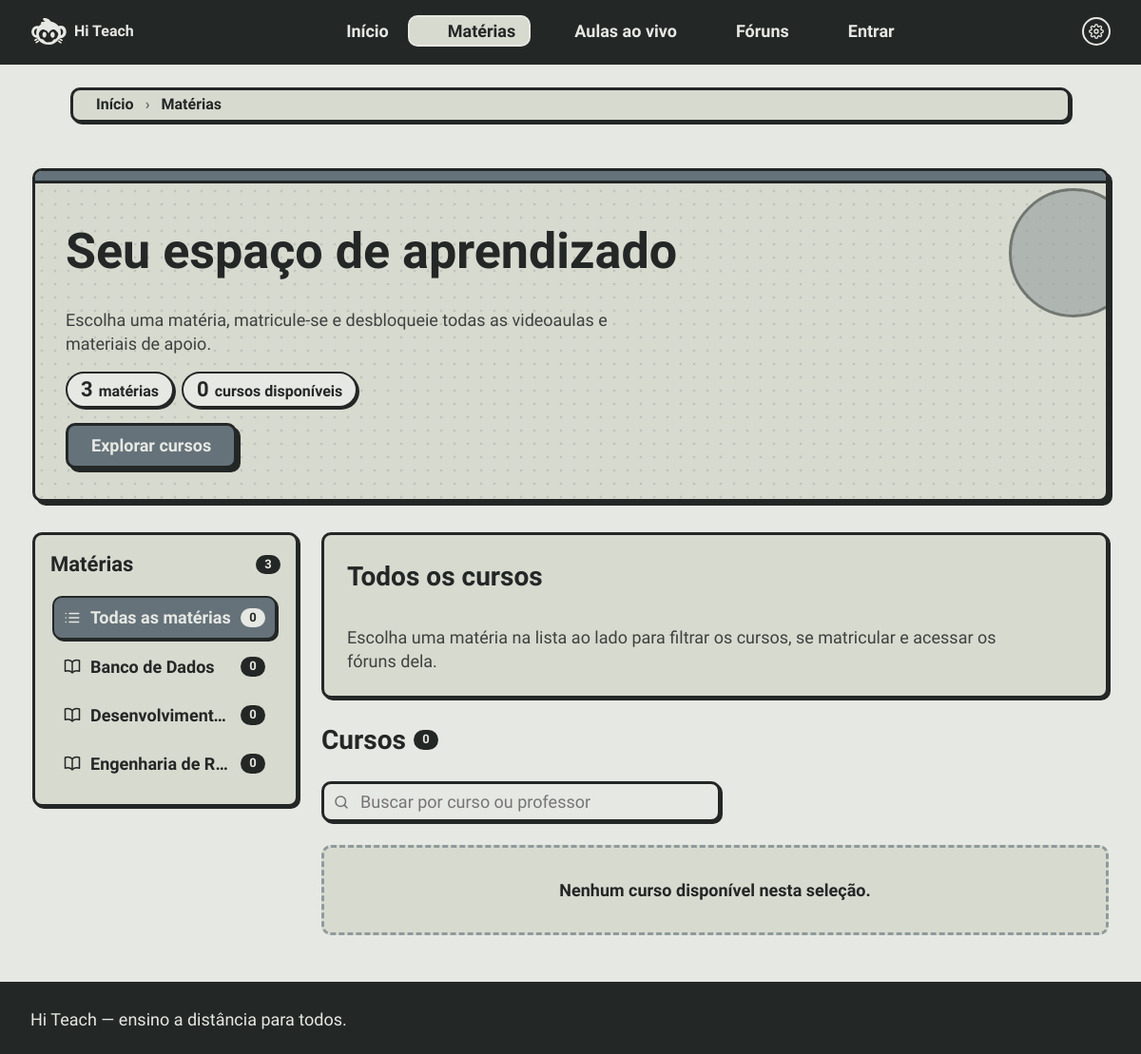
Screenshot of /pages/subjects.php with the database file from the repository.
### tables this page shows
CREATE TABLE IF NOT EXISTS subjects (
    id INT UNSIGNED NOT NULL AUTO_INCREMENT,
    name VARCHAR(60) NOT NULL,
    description VARCHAR(250) DEFAULT NULL,
    PRIMARY KEY (id),
    UNIQUE KEY uq_subjects_name (name)
);

### config/conexao.php (called while the page is built, shortened)
<?php
function e($text)
{
    return htmlspecialchars((string) $text, ENT_QUOTES, 'UTF-8');
}
$user = null;

### pages/subjects.php (the view, shortened to what this page needs)
<?php
require_once __DIR__ . '/../includes/courses.php';
require_once __DIR__ . '/../includes/ui-icons.php';
function hubUrl(int $subjectId = 0, string $view = 'todos', string $hash = '#course-list'): string
{
    $params = [];
    if ($subjectId > 0) {
        $params['subject_id'] = $subjectId;
    }
    return 'subjects.php' . ($params ? '?' . http_build_query($params) : '') . $hash;
}
$role = (string) ($user['role'] ?? '');
$userId = (int) ($user['id'] ?? 0);
$isStudent = $role === 'student';
$isTeacher = $role === 'teacher';
$isAdmin = $role === 'admin';
$isModerator = $role === 'moderator';
$canSeeDrafts = $isAdmin || $isModerator;
$subjects = [];
try {
    $subjects = $pdo->query('SELECT * FROM subjects ORDER BY name')->fetchAll();
} catch (Throwable $e) {
}
$selectedSubject = null;
$subjectId = $selectedSubject ? (int) $selectedSubject['id'] : 0;
$myEnrolledSubjects = [];
$isEnrolledInSelected = $selectedSubject && in_array($subjectId, $myEnrolledSubjects, true);
$allCourses = [];
try {
    $stmt = $pdo->prepare(
        'SELECT c.*, s.name AS subject_name, u.name AS teacher_name,
                (SELECT COUNT(*) FROM lessons l WHERE l.course_id = c.id AND l.is_published = 1) AS lesson_count
           FROM courses c
           JOIN subjects s ON s.id = c.subject_id
           JOIN users u ON u.id = c.teacher_id AND u.activate = 1
          WHERE (c.is_published = 1 OR c.teacher_id = ? OR ? = 1)
          ORDER BY c.created_at DESC, c.id DESC'
    );
    $stmt->execute([$userId, $canSeeDrafts ? 1 : 0]);
    $allCourses = $stmt->fetchAll();
} catch (Throwable $e) {
}
$countBySubject = [];
$scopeCourses = $subjectId > 0
    ? array_values(array_filter($allCourses, fn($c) => (int) $c['subject_id'] === $subjectId))
    : $allCourses;
$allowedViews = ['todos'];
$view = in_array($_GET['view'] ?? '', $allowedViews, true) ? (string) $_GET['view'] : 'todos';
$visibleCourses = array_values(array_filter($scopeCourses, function ($c) use ($view, $userId) {
    if ($view === 'meus') {
        return (int) $c['teacher_id'] === $userId;
    }
    if ($view === 'rascunhos') {
        return !(int) $c['is_published'];
    }
    return true;
}));
if ($isTeacher) {
    $heroTitle = 'Seus cursos e matérias';
    $heroLead = 'Crie cursos, publique suas aulas e acompanhe o que ainda está em rascunho.';
} elseif ($isAdmin) {
    $heroTitle = 'Gestão de matérias e cursos';
    $heroLead = 'Acompanhe todos os cursos da plataforma, inclusive rascunhos, e crie novos conteúdos.';
} elseif ($isModerator) {
    $heroTitle = 'Moderação de cursos';
    $heroLead = 'Acompanhe os cursos da plataforma e publique ou despublique conteúdos quando necessário.';
} else {
    $heroTitle = 'Seu espaço de aprendizado';
    $heroLead = 'Escolha uma matéria, matricule-se e desbloqueie todas as videoaulas e materiais de apoio.';
}
$heroStats = [
    ['value' => count($subjects), 'label' => 'matérias'],
    ['value' => count($allCourses), 'label' => $canSeeDrafts ? 'cursos na plataforma' : 'cursos disponíveis'],
];
include __DIR__ . '/../includes/cabecalho.php';
?>
<main id="main-content" class="main-content sh-main">
    <header class="sh-hero<?= $role !== '' ? ' sh-hero--' . e($role) : '' ?>">
        <h1 class="sh-hero-title"><?= e($heroTitle) ?></h1>
        <p class="sh-hero-lead"><?= e($heroLead) ?></p>
        <ul class="sh-stats" aria-label="Resumo">
            <?php foreach ($heroStats as $stat): ?>
                <li class="sh-stat"><strong><?= (int) $stat['value'] ?></strong><span><?= e($stat['label']) ?></span></li>
            <?php endforeach; ?>
        </ul>
        <div class="sh-hero-actions">
            <a class="button button-primary" href="#course-list">Explorar cursos</a>
        </div>
    </header>
    <div class="sh-layout">
        <aside class="sh-side" aria-label="Matérias">
            <h2 class="sh-side-title"><span>Matérias</span><span class="sh-count"><?= count($subjects) ?></span></h2>
            <nav id="sh-subject-nav" class="sh-subject-list" aria-label="Lista de matérias">
                <a class="sh-subject<?= $subjectId === 0 ? ' is-active' : '' ?>" href="<?= e(hubUrl(0, $view === 'rascunhos' || $view === 'meus' ? $view : 'todos')) ?>"
                    <?= $subjectId === 0 ? ' aria-current="page"' : '' ?>>
                    <?= uiIcon('list', 18) ?>
                    <span class="sh-subject-name ui-ellipsis">Todas as matérias</span>
                    <span class="sh-count"><?= count($allCourses) ?></span>
                </a>
                <?php foreach ($subjects as $subject):
                    $sId = (int) $subject['id'];
                ?>
                    <a class="sh-subject<?= $subjectId === $sId ? ' is-active' : '' ?>"
                        href="<?= e(hubUrl($sId, $view === 'rascunhos' || $view === 'meus' ? $view : 'todos')) ?>"
                        data-filter-item data-filter-text="<?= e($subject['name']) ?>"
                        <?= $subjectId === $sId ? ' aria-current="page"' : '' ?>>
                        <?php if ($isStudent && in_array($sId, $myEnrolledSubjects, true)): ?>
                            <span class="sh-dot" title="Você está matriculado"></span>
                        <?php else: ?>
                            <?= uiIcon('book', 18) ?>
                        <?php endif; ?>
                        <span class="sh-subject-name ui-ellipsis" title="<?= e($subject['name']) ?>"><?= e($subject['name']) ?></span>
                        <span class="sh-count"><?= (int) ($countBySubject[$sId] ?? 0) ?></span>
                    </a>
                <?php endforeach; ?>
            </nav>
        </aside>
        <div class="sh-content">
            <?php if ($selectedSubject): ?>
                <section id="subject-enrollment-panel" class="sh-subject-head" aria-labelledby="sh-subject-title">
                    <div class="sh-subject-chips">
                        <span class="chip chip-accent"><?= uiIcon('book', 14) ?>Matéria</span>
                        <?php if ($isEnrolledInSelected): ?><span class="chip chip-primary"><?= uiIcon('check', 14) ?>Matrícula ativa</span><?php endif; ?>
                    </div>
                    <h2 id="sh-subject-title"><?= e($selectedSubject['name']) ?></h2>
                    <?php if (!empty($selectedSubject['description'])): ?>
                        <p><?= e($selectedSubject['description']) ?></p>
                    <?php endif; ?>
                    <div class="sh-subject-chips">
                        <a class="button button-small" href="forum.php?subject=<?= $subjectId ?>"><?= uiIcon('forum', 16) ?>Fóruns da matéria</a>
                    </div>
                    <?php if (!$user): ?>
                        <div class="sh-enroll">
                            <p>Entre na sua conta de aluno para se matricular nesta matéria e liberar todas as aulas e materiais.</p>
                            <a class="button button-primary button-small"
                                href="../auth/login.php?next=pages/subjects.php%3Fsubject_id%3D<?= $subjectId ?>%23course-list">Entrar para se matricular</a>
                        </div>
                    <?php elseif ($isStudent): ?>
                        <?php if ($isEnrolledInSelected): ?>
                            <div class="sh-enroll is-on">
                                <p><strong>Você está matriculado.</strong> Todas as videoaulas, salas virtuais e materiais dos cursos abaixo estão liberados.</p>
                                <form method="post" action="../endpoints/course.php">
                                    <?= csrfInput() ?>
                                    <input type="hidden" name="action" value="leave_subject">
                                    <input type="hidden" name="subject_id" value="<?= $subjectId ?>">
                                    <button type="submit" class="button button-small"
                                        data-confirm="Você perderá o acesso às aulas e materiais de <?= e($selectedSubject['name']) ?> até se matricular de novo."
                                        data-confirm-title="Cancelar matrícula?" data-confirm-yes="Cancelar matrícula" data-confirm-tone="danger">Cancelar matrícula</button>
                                </form>
                            </div>
                        <?php else: ?>
                            <div class="sh-enroll">
                                <p>Matricule-se para ter acesso imediato a todas as videoaulas, apostilas e salas dos cursos desta matéria.</p>
                                <form method="post" action="../endpoints/course.php">
                                    <?= csrfInput() ?>
                                    <input type="hidden" name="action" value="enroll_subject">
                                    <input type="hidden" name="subject_id" value="<?= $subjectId ?>">
                                    <button type="submit" class="button button-primary button-small">Matricular-se nesta matéria</button>
                                </form>
                            </div>
                        <?php endif; ?>
                    <?php else: ?>
                        <div class="sh-enroll">
                            <p>
                                <?php if ($isTeacher): ?>
                                    Matrículas são feitas pelos alunos. Aqui você acompanha os cursos desta matéria e cria os seus.
                                <?php elseif ($isAdmin): ?>
                                    Você vê todos os cursos desta matéria, inclusive rascunhos. Matérias são editadas no painel da administração.
                                <?php else: ?>
                                    Você pode publicar ou despublicar cursos desta matéria. A criação de conteúdo fica com os professores.
                                <?php endif; ?>
                            </p>
                        </div>
                    <?php endif; ?>
                </section>
            <?php else: ?>
                <section class="sh-subject-head" aria-labelledby="sh-subject-title">
                    <h2 id="sh-subject-title">Todos os cursos</h2>
                    <p>Escolha uma matéria na lista ao lado para filtrar os cursos, se matricular e acessar os fóruns dela.</p>
                </section>
            <?php endif; ?>
            <section id="course-list" aria-label="Cursos">
                <div class="sh-content" data-ui-filter="#sh-course-scope">
                    <div class="sh-list-head">
                        <h2>
                            <span>Cursos<?= $selectedSubject ? ' de ' . e(mb_strimwidth((string) $selectedSubject['name'], 0, 60, '…')) : '' ?></span>
                            <span class="sh-count" data-filter-count><?= count($visibleCourses) ?></span>
                        </h2>
                    </div>
                    <div class="sh-toolbar">
                        <label class="sh-search">
                            <input type="search" class="form-input" maxlength="80" placeholder="Buscar por curso ou professor" data-filter-input autocomplete="off">
                        </label>
                    </div>
                    <div id="sh-course-scope">
                        <?php if (!$visibleCourses): ?>
                            <div class="ui-empty">
                                <strong>
                                    <?php if ($view === 'rascunhos'): ?>Nenhum rascunho no momento.
                                    <?php elseif ($view === 'meus'): ?>Você ainda não criou cursos nesta seleção.
                                    <?php else: ?>Nenhum curso disponível nesta seleção.<?php endif; ?>
                                </strong>
                            </div>
                        <?php endif; ?>
                    </div>
                </div>
            </section>
        </div>
    </div>
</main>
<?php include __DIR__ . '/../includes/rodape.php'; ?>

### includes/ui-icons.php (shortened to what this page needs)
<?php
function uiIcon(string $name, int $size = 20): string
{
    static $paths = [
        'overview' => '<rect x="3" y="3" width="7" height="9" rx="1"/><rect x="14" y="3" width="7" height="5" rx="1"/><rect x="14" y="12" width="7" height="9" rx="1"/><rect x="3" y="16" width="7" height="5" rx="1"/>',
        'teacher'  => '<path d="M22 10 12 5 2 10l10 5 10-5Z"/><path d="M6 12v5c3 2 9 2 12 0v-5"/>',
        'book'     => '<path d="M12 6c-3-3-7-3-10-2v15c3-1 7-1 10 2 3-3 7-3 10-2V4c-3-1-7-1-10 2Z"/><path d="M12 6v15"/>',
        'course'   => '<rect x="3" y="4" width="18" height="16" rx="2"/><path d="m10 9 5 3-5 3Z"/>',
        'forum'    => '<path d="M21 12a8 8 0 0 1-11.6 7.1L3 21l1.9-6.4A8 8 0 1 1 21 12Z"/>',
        'users'    => '<circle cx="9" cy="8" r="3.5"/><path d="M2.5 20c.6-3.5 3.3-5.5 6.5-5.5s5.9 2 6.5 5.5"/><path d="M16 4.6a3.5 3.5 0 0 1 0 6.8"/><path d="M18 14.7c2 .7 3.2 2.5 3.5 5.3"/>',
        'audit'    => '<rect x="5" y="4" width="14" height="17" rx="2"/><path d="M9 4h6v3H9z"/><path d="M9 12h6M9 16h4"/>',
        'shield'   => '<path d="M12 3 4 6v6c0 5 3.5 8 8 9 4.5-1 8-4 8-9V6l-8-3Z"/>',
        'live'     => '<circle cx="12" cy="12" r="2"/><path d="M16.2 7.8a6 6 0 0 1 0 8.4M7.8 16.2a6 6 0 0 1 0-8.4M19 5a10 10 0 0 1 0 14M5 19A10 10 0 0 1 5 5"/>',
        'plus'     => '<path d="M12 5v14M5 12h14"/>',
        'search'   => '<circle cx="11" cy="11" r="7"/><path d="m20 20-3.5-3.5"/>',
        'alert'    => '<path d="M12 3 2 20h20L12 3Z"/><path d="M12 10v4M12 17.5v.01"/>',
        'arrow'    => '<path d="M5 12h14M13 6l6 6-6 6"/>',
        'edit'     => '<path d="M4 20h4L19 9a2.8 2.8 0 0 0-4-4L4 16v4Z"/>',
        'trash'    => '<path d="M4 7h16M9 7V4h6v3M6 7l1 13h10l1-13"/>',
        'check'    => '<path d="m5 12 5 5 9-10"/>',
        'eye'      => '<path d="M2 12s3.5-7 10-7 10 7 10 7-3.5 7-10 7S2 12 2 12Z"/><circle cx="12" cy="12" r="3"/>',
        'lock'     => '<rect x="5" y="11" width="14" height="9" rx="2"/><path d="M8 11V8a4 4 0 0 1 8 0v3"/>',
        'home'     => '<path d="m3 11 9-8 9 8"/><path d="M5 10v10h14V10"/>',
        'list'     => '<path d="M8 6h13M8 12h13M8 18h13M3 6h.01M3 12h.01M3 18h.01"/>',
        'dot'      => '<circle cx="12" cy="12" r="3"/>',
    ];
    $inner = $paths[$name] ?? $paths['dot'];
    return '<svg class="ui-icon" viewBox="0 0 24 24" width="' . $size . '" height="' . $size
        . '" fill="none" stroke="currentColor" stroke-width="2" stroke-linecap="round" stroke-linejoin="round"'
        . ' aria-hidden="true" focusable="false">' . $inner . '</svg>';
}

### rows the page displays
subjects: name "Banco de Dados", id "0"
subjects: name "Desenvolviment…", id "0"
subjects: name "Engenharia de R…", id "0"

### other values shown
$label "Início"
$label "Matérias"
$label "Aulas ao vivo"
$label "Fóruns"
$label "Entrar"
$heroTitle "Seu espaço de aprendizado"
$heroLead "Escolha uma matéria, matricule-se e desbloqueie todas as videoaulas e materiais de apoio."
$stat['value'] "3"
$stat['label'] "matérias"
$stat['value'] "0"
$stat['label'] "cursos disponíveis"
count($subjects) "3"
count($allCourses) "0"
count($visibleCourses) "0"
